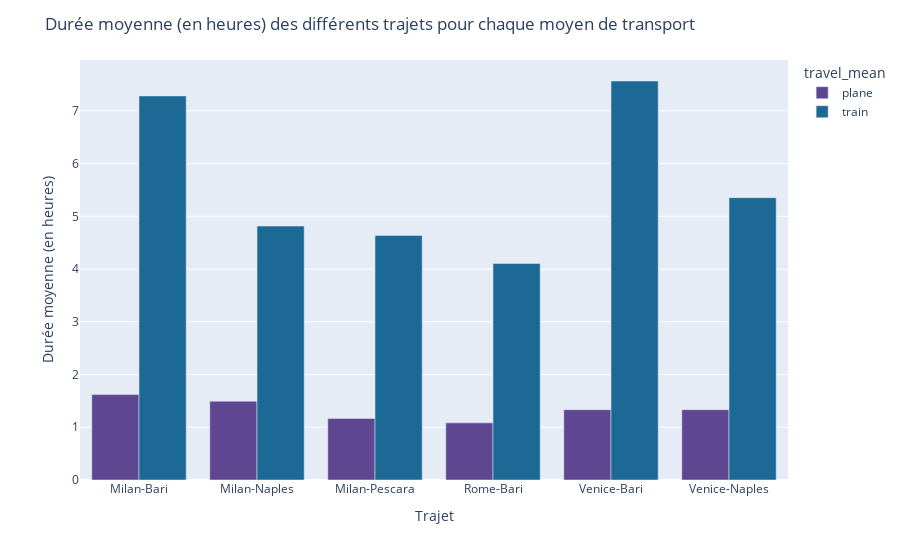

Notebook code cell kept with this figure:
### Markdown cell above
### Comparaison de la durée moyenne du trajet

### Code cell
fig = px.bar(df.groupby(['travel', 'travel_mean'])['travel_duration'].mean().reset_index(),
             x='travel', y='travel_duration', color='travel_mean',
             barmode='group',color_discrete_sequence=px.colors.qualitative.Prism)

fig.update_layout(title_text='Durée moyenne (en heures) des différents trajets pour chaque moyen de transport',
                  xaxis_title='Trajet', yaxis_title='Durée moyenne (en heures)')

fig.show()

### Figure 1 — Plotly figure (JSON) as saved in the notebook; plotly's stock layout.template omitted (floating-point values rounded to 4 significant figures)
{"data": [{"alignmentgroup": "True", "hovertemplate": "travel_mean=plane<br>travel=%{x}<br>travel_duration=%{y}<extra></extra>", "legendgroup": "plane", "marker": {"color": "rgb(95, 70, 144)", "pattern": {"shape": ""}}, "name": "plane", "offsetgroup": "plane", "orientation": "v", "showlegend": true, "textposition": "auto", "type": "bar", "x": ["Milan-Bari", "Milan-Naples", "Milan-Pescara", "Rome-Bari", "Venice-Bari", "Venice-Naples"], "xaxis": "x", "y": [1.62, 1.495, 1.167, 1.083, 1.333, 1.333], "yaxis": "y"}, {"alignmentgroup": "True", "hovertemplate": "travel_mean=train<br>travel=%{x}<br>travel_duration=%{y}<extra></extra>", "legendgroup": "train", "marker": {"color": "rgb(29, 105, 150)", "pattern": {"shape": ""}}, "name": "train", "offsetgroup": "train", "orientation": "v", "showlegend": true, "textposition": "auto", "type": "bar", "x": ["Milan-Bari", "Milan-Naples", "Milan-Pescara", "Rome-Bari", "Venice-Bari", "Venice-Naples"], "xaxis": "x", "y": [7.284, 4.815, 4.639, 4.106, 7.567, 5.354], "yaxis": "y"}], "layout": {"barmode": "group", "legend": {"title": {"text": "travel_mean"}, "tracegroupgap": 0}, "margin": {"t": 60}, "title": {"text": "Durée moyenne (en heures) des différents trajets pour chaque moyen de transport"}, "xaxis": {"anchor": "y", "domain": [0, 1], "title": {"text": "Trajet"}}, "yaxis": {"anchor": "x", "domain": [0, 1], "title": {"text": "Durée moyenne (en heures)"}}}}
